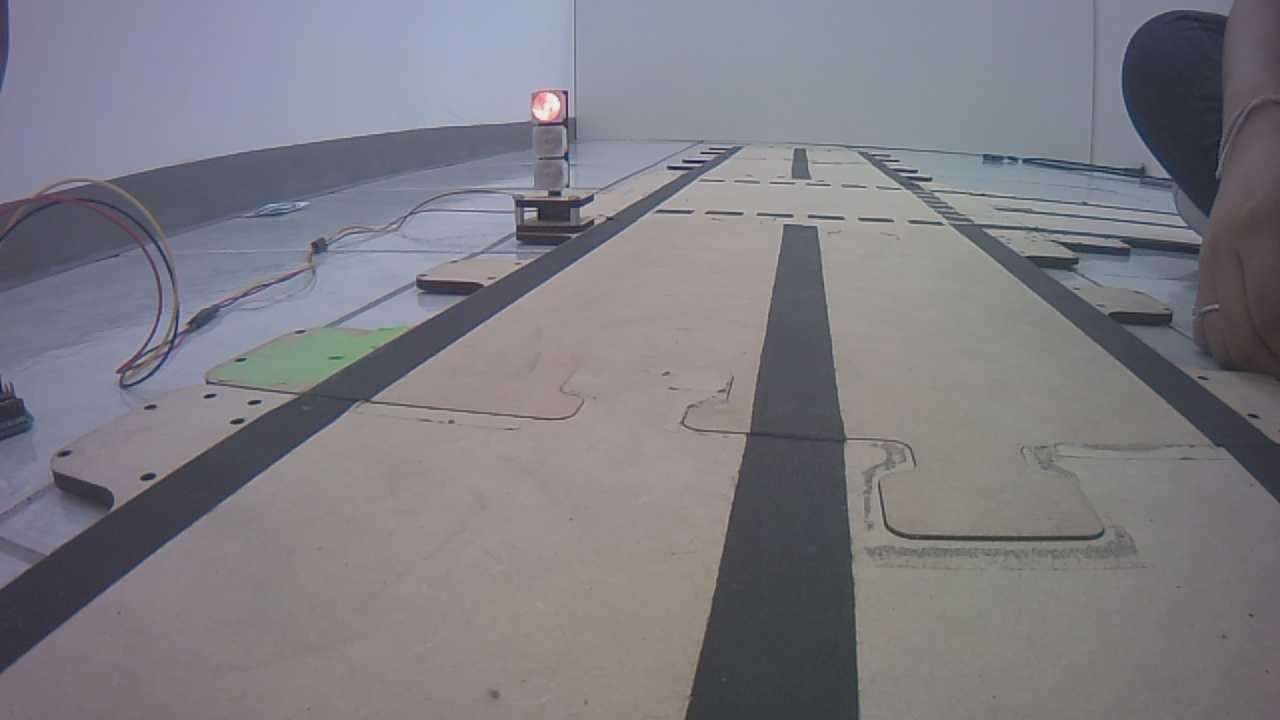
#> input picture Actividades/Batch_semaforo/Rojo/Semaforo_93.jpg, 1280 x 720 px, found by its file name
$ python tracker1.py
#> lines starting #> are read from the running program, lines starting #| are printed output that depends on the picture; after the words box and inside, x2 and y2 are one past the last pixel; in counts of white or black regions, pixels touching at a corner belong together
from djitellopy import Tello
import cv2
import numpy as np

#HSV initial values, remember its a cilinder scale
#HSV es util para el machine vision por la escala y comportamiento
#H -> 180 = 360°
#S -> 255 = max
#V -> 255 = max

#Para la busqueda de colores lo mejor para usar son los rangos ya que varian mucho
#en los colores

#H_min , H_max = 0 , 180
#S_min , S_max = 0 , 255
#V_min , V_max = 0 , 255

#Conectar al dron: 'TELLO-F100BB'
#drone = Tello() #General el objeto
#drone.connect()

H_min , H_max = 0 , 255
S_min , S_max = 0 , 255
V_min , V_max = 0 , 255

init_Hmin , init_Hmax = 0 , 255
init_Smin , init_Smax = 0 , 255
init_Vmin , init_Vmax = 0 , 255
area_min = 50

#TrackBars Window
cv2.namedWindow('TrackBars')
cv2.resizeWindow('TrackBars' , 500 , 500)

def trackbar_cb(): pass

initial_speed = 20
speed = 0
cv2.createTrackbar('Speed' , 'TrackBars' , 0 , 100 , trackbar_cb) #Crear trackbar
cv2.createTrackbar('H_min' , 'TrackBars' , 0 , 180 , trackbar_cb)
cv2.createTrackbar('H_max' , 'TrackBars' , 0 , 180 , trackbar_cb)
cv2.createTrackbar('S_min' , 'TrackBars' , 0 , 255 , trackbar_cb)
cv2.createTrackbar('S_max' , 'TrackBars' , 0 , 255 , trackbar_cb)
cv2.createTrackbar('V_min' , 'TrackBars' , 0 , 255 , trackbar_cb)
cv2.createTrackbar('V_max' , 'TrackBars' , 0 , 255 , trackbar_cb)

cv2.setTrackbarPos('H_min' , 'TrackBars' , init_Hmin)
cv2.setTrackbarPos('H_max' , 'TrackBars' , init_Hmax)
cv2.setTrackbarPos('S_min' , 'TrackBars' , init_Smin)
cv2.setTrackbarPos('S_max' , 'TrackBars' , init_Smax)
cv2.setTrackbarPos('V_min' , 'TrackBars' , init_Vmin)
cv2.setTrackbarPos('V_max' , 'TrackBars' , init_Vmax)
cv2.setTrackbarPos('Speed' , 'TrackBars' , initial_speed)

def getContours(img ,img_tracking):
    #Con esta funcion obtenemos el contorno del objeto, la posicion del centro y el area
    global cx , cy , area
    contours , hierarchy = cv2.findContours (img , cv2.RETR_EXTERNAL , cv2.CHAIN_APPROX_SIMPLE)
    for cnt in contours:
        area = cv2.contourArea(cnt) #Encontramos el area
        print(area)
        if area > area_min:
            #En base a la imagen aproximamos la posicion del centro
            per = cv2.arcLength(cnt , True)
            aprox = cv2.approxPolyDP(cnt , 0.02* per , True)
            x , y , w ,h = cv2.boundingRect(aprox)
            cx = int(x + w/2) #Vertical del objeto
            cy = int(y + h/2) #Horizontal del centro

            #mostar informacion
            cv2.drawContours(img_tracking , cnt , -1 , (255 , 0 , 255) , 2)
            cv2.putText(img_tracking, 'cx', (20, 50), cv2.FONT_HERSHEY_TRIPLEX, 1, (0, 255, 0),3)
            cv2.putText(img_tracking, str(cx), (80, 50), cv2.FONT_HERSHEY_TRIPLEX, 1, (0, 255, 0),3)
            cv2.putText(img_tracking, 'cy', (20, 100), cv2.FONT_HERSHEY_TRIPLEX, 1, (0, 255, 0),3)
            cv2.putText(img_tracking, str(cy), (80, 100), cv2.FONT_HERSHEY_TRIPLEX, 1, (0, 255, 0),3)
            cv2.putText(img_tracking, 'Area', (20, 150), cv2.FONT_HERSHEY_TRIPLEX, 1, (0, 255, 0),3)
            cv2.putText(img_tracking, str(area), (80, 150), cv2.FONT_HERSHEY_TRIPLEX, 1, (0, 255, 0),3)

			#Control de movimiento
            print("Pos X: %i Pos Y: %i" % (cx ,cy))
        else:
            print("Objeto pequeño o parametros erroneos")

			#Trazar una linea media


def main():
    #Inicia su recorrido con la bandera y un despegue
    print("Main Program")
    #drone.takeoff()
    flag = False
    while True:
        #Dentro del ciclo enviamos informacion al dron respecto a sus movimientos y obtenemos los frames
        #drone.send_rc_control(drone.left_right_velocity, drone.for_back_velocity, drone.up_down_velocity, drone.yaw_velocity)
        #ret, img = capture.read()
        img = cv2.imread('/home/alexcarri/catkin_ws/src/actividades/Mod4/Rojo/Semaforo_93.jpg')
#> img is the input picture: shape (720, 1280, 3); mean B, G, R 129.7, 124, 124.8
        #frame_read = drone.get_frame_read()
        #img = frame_read.frame
        img = cv2.resize(img ,(500 , 500))
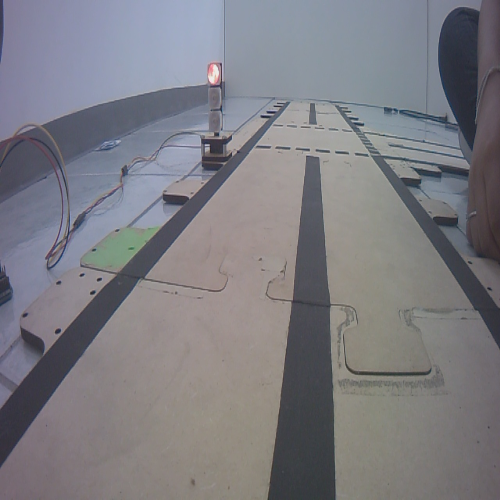
#> img: shape (500, 500, 3); mean B, G, R 129.6, 123.9, 124.7
        #Girar la imagen
        img = cv2.flip(img , 1)#flip horizontal
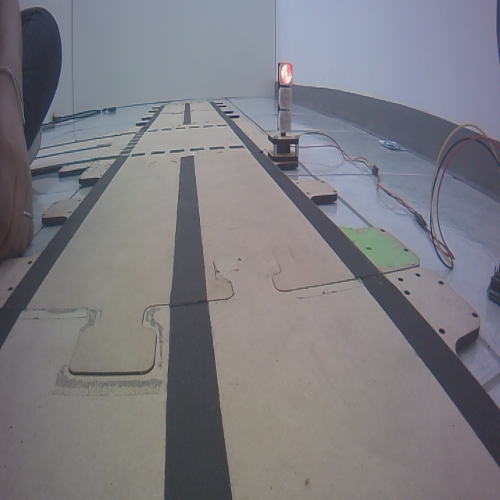
#> img: shape (500, 500, 3); mean B, G, R 129.6, 123.9, 124.7
        img_tracking = img.copy()

        #Cambiar escala de colores
        hsv_img = cv2.cvtColor(img , cv2.COLOR_BGR2HSV)
#> hsv_img: shape (500, 500, 3); mean H, S, V 83.9, 29.3, 134.5

        #Trackbars del filtro HSV
        H_min = cv2.getTrackbarPos('H_min' , 'TrackBars')
        H_max = cv2.getTrackbarPos('H_max' , 'TrackBars')
        S_min = cv2.getTrackbarPos('S_min' , 'TrackBars')
        S_max = cv2.getTrackbarPos('S_max' , 'TrackBars')
        V_min = cv2.getTrackbarPos('V_min' , 'TrackBars')
        V_max = cv2.getTrackbarPos('V_max' , 'TrackBars')

        hsv_min = np.array([H_min , S_min , V_min])
        hsv_max = np.array([H_max , S_max , V_max])

        hsv_min1 = np.array([171 , 34 , 149])
        hsv_max1 = np.array([180 , 255 , 255])

        mask = cv2.inRange(hsv_img , hsv_min , hsv_max)
#> mask: shape (500, 500); every value is 255
        contours , _ = cv2.findContours (mask , cv2.RETR_EXTERNAL , cv2.CHAIN_APPROX_SIMPLE)
#> contours = [[[0, 0], [0, 499], [499, 499], [499, 0]]]
        cv2.drawContours(img , contours , -1 , (0 , 255 , 0) , 2)
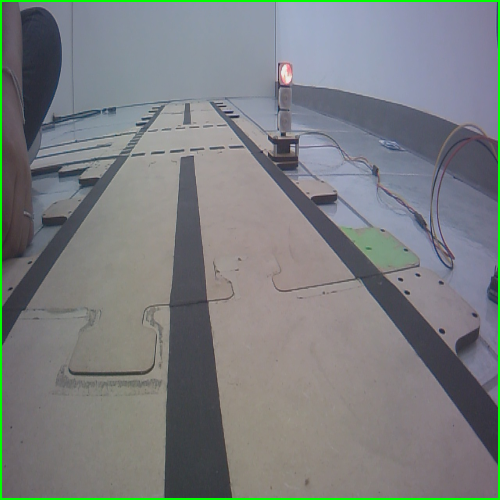
#> img: shape (500, 500, 3); 1.59% of pixels changed, all inside (x1, y1, x2, y2) = (0, 0, 500, 500)

        mask1 = cv2.inRange(hsv_img , hsv_min1 , hsv_max1)
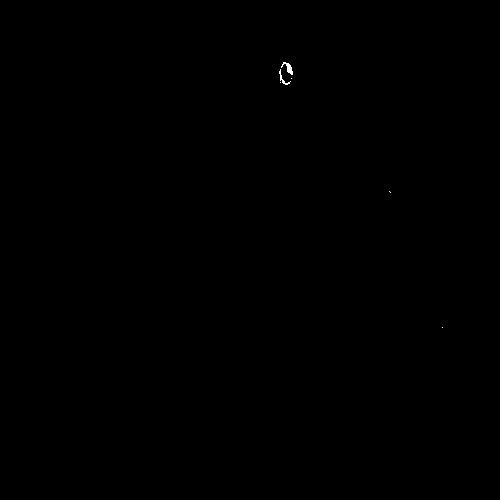
#> mask1: shape (500, 500); 0.04% white; 6 white regions (4 under 20 px)
        contours1 , _ = cv2.findContours (mask1 , cv2.RETR_EXTERNAL , cv2.CHAIN_APPROX_SIMPLE)
#> contours1 = 6 contours, 5 with area under 20; largest, box (x1, y1, x2, y2) and area: (281, 62, 293, 75) 44
        cv2.drawContours(img , contours1 , -1 , (0 , 255 , 0) , 2)
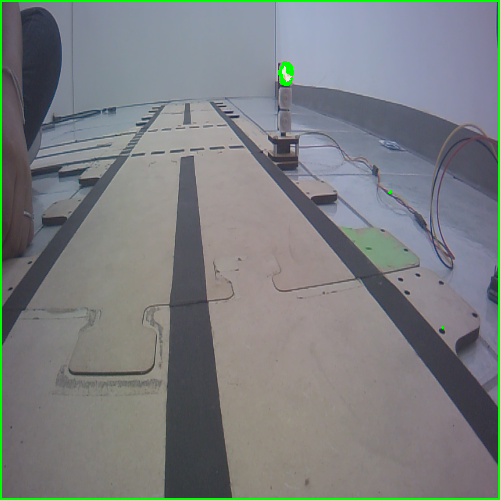
#> img: shape (500, 500, 3); 0.1% of pixels changed, all inside (x1, y1, x2, y2) = (278, 61, 444, 329)

        #resultMask = cv2.add(mask , mask1)
        inverse = cv2.bitwise_not(mask)
#> inverse: shape (500, 500); every value is 0
        resultMask = cv2.add(mask , mask1)

        mask1 = cv2.bitwise_and(img , img , mask = mask1)
#> mask1: shape (500, 500, 3)


        imgGray = cv2.cvtColor(mask1 , cv2.COLOR_BGR2GRAY)
        #getContours (imgGray , img)

        cv2.imshow("Frame" , img)
        cv2.imshow("Mask" , resultMask)


        # [13 lines of commented-out code are left out]

        if cv2.waitKey(1) & 0xFF == ord('t'): #Bandera para iniciar el tracking
#> (key Esc is pressed here)
            flag = True

        if flag:
            if cx < 250:#Movimiento en sentido del reloj en base a la ubicacion horizontal
                #drone.yaw_velocity = speed
                cv2.putText(img_tracking, 'Rotating CW', (20, 400), cv2.FONT_HERSHEY_TRIPLEX, 1, (0, 255, 0),3)

            elif cx > 250: #Movimiento contra reloj en base a la ubicacion horizontal
                #drone.yaw_velocity = -speed
                cv2.putText(img_tracking, 'Rotating CCW', (20, 400), cv2.FONT_HERSHEY_TRIPLEX, 1, (0, 255, 0),3)

        #Terminar el programa
        if cv2.waitKey(1) & 0xFF == ord('l'):
#> (key Esc is pressed here)
            flag = False
            #drone.land()
            print('Landing')
            cv2.destroyAllWindows()
            break

try:
    main()

except KeyboardInterrupt:
    print('KeyboardInterrupt exception is caught')
    #drone.land()
    print ('LANDING')
    #drone.streamoff()
    cv2.destroyAllWindows()

else:
    print('No exeptions are caught')

$ run again, with Actividades/Batch_semaforo/Rojo/Semaforo_15.jpg copied over Actividades/Batch_semaforo/Rojo/Semaforo_93.jpg
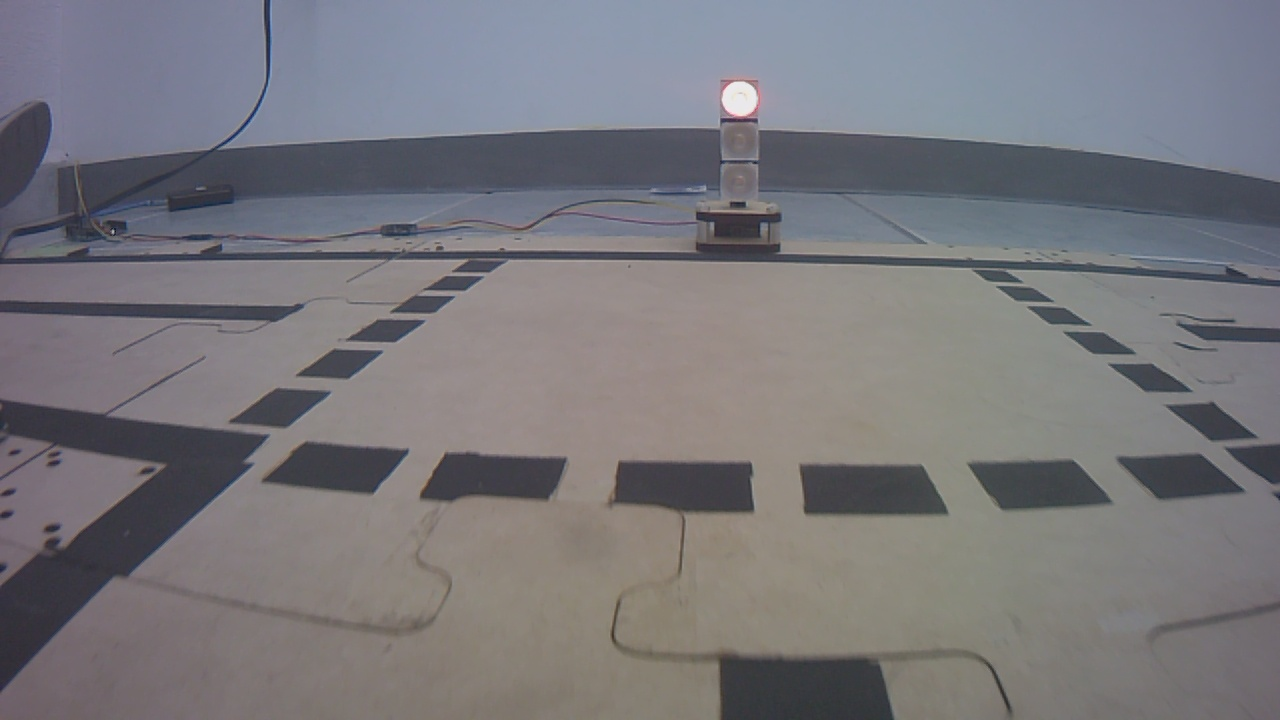
#> input picture Actividades/Batch_semaforo/Rojo/Semaforo_15.jpg, 1280 x 720 px, found by its file name
#> in main, img is the input picture: shape (720, 1280, 3); mean B, G, R 123.5, 118.9, 120.1
#> hsv_img: shape (500, 500, 3); mean H, S, V 82, 30.3, 129
#> mask: shape (500, 500); every value is 255
#> contours = [[[0, 0], [0, 499], [499, 499], [499, 0]]]
#> in main, `cv2.drawContours(img , contours , -1 , (0 , 255 , 0) , 2)`:
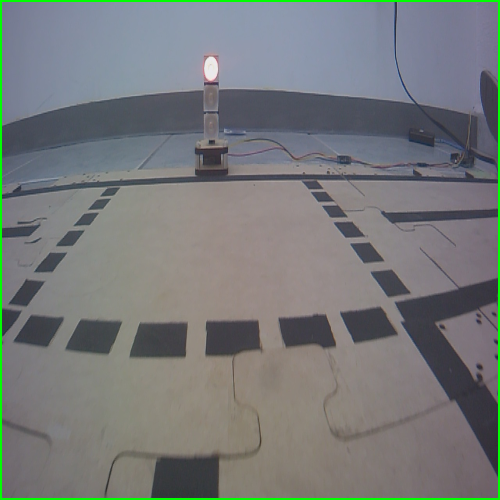
#> img: shape (500, 500, 3); mean B, G, R 121.5, 121.1, 118.3
#> contours1 = 2 contours, 1 with area under 20; largest, box (x1, y1, x2, y2) and area: (203, 53, 218, 82) 40
#> in main, `cv2.drawContours(img , contours1 , -1 , (0 , 255 , 0) , 2)`:
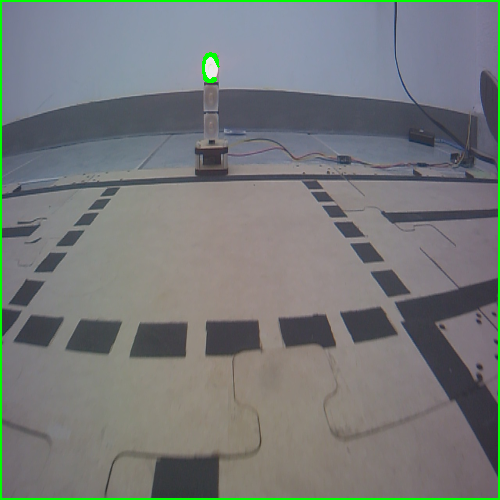
#> img: shape (500, 500, 3); 0.09% of pixels changed, all inside (x1, y1, x2, y2) = (202, 52, 220, 83)
#> inverse: shape (500, 500); every value is 0
#> imgGray: shape (500, 500); values 0 (black) and 150 (white), 0.04% white in thin lines or dots, all inside (x1, y1, x2, y2) = (203, 53, 219, 82)

$ run again, with Actividades/Batch_semaforo/Rojo/Semaforo_167.jpg copied over Actividades/Batch_semaforo/Rojo/Semaforo_93.jpg
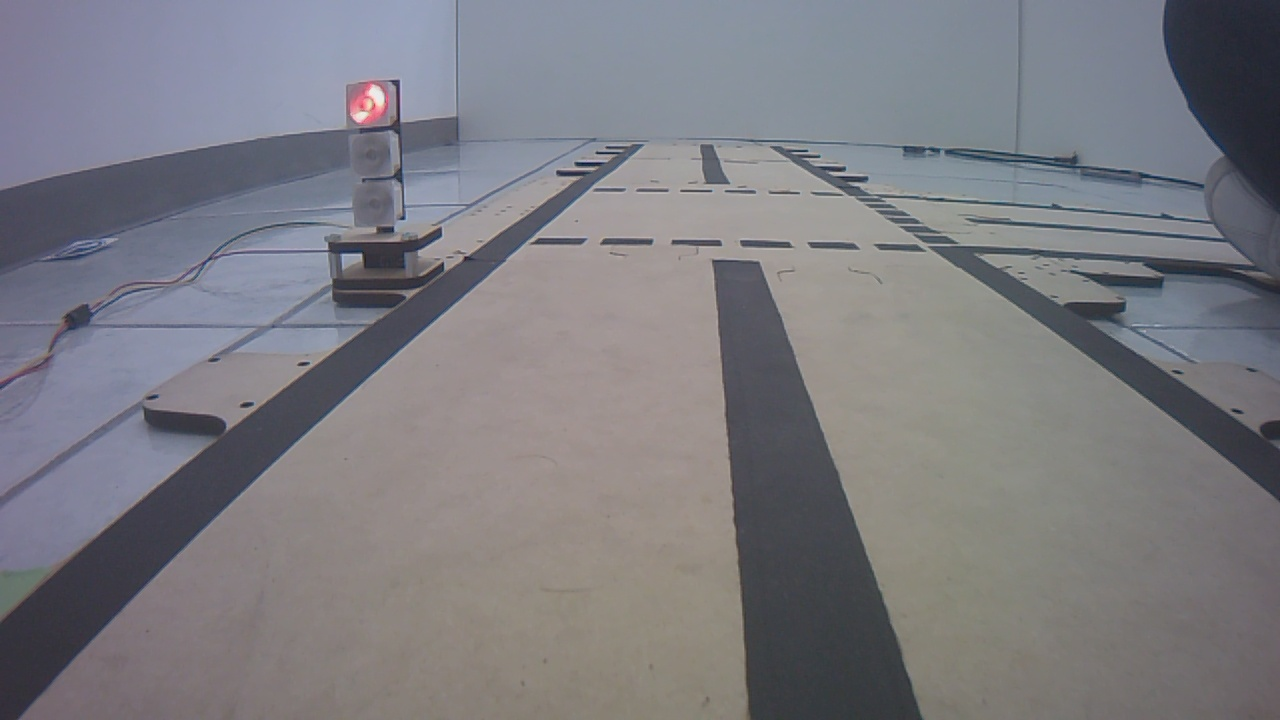
#> input picture Actividades/Batch_semaforo/Rojo/Semaforo_167.jpg, 1280 x 720 px, found by its file name
#> in main, img is the input picture: shape (720, 1280, 3); mean B, G, R 128.7, 123.2, 123.8
#> hsv_img: shape (500, 500, 3); mean H, S, V 80.9, 29.7, 133.6
#> mask: shape (500, 500); every value is 255
#> contours = [[[0, 0], [0, 499], [499, 499], [499, 0]]]
#> in main, `cv2.drawContours(img , contours , -1 , (0 , 255 , 0) , 2)`:
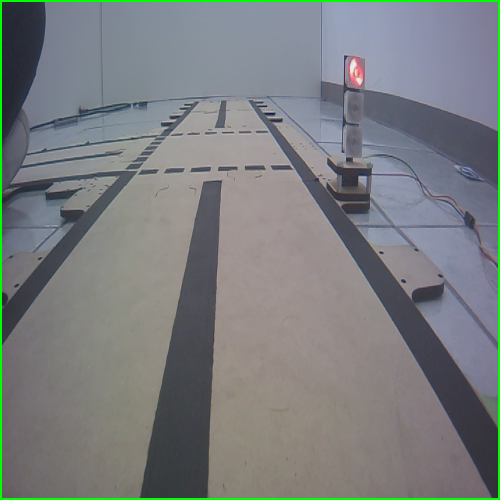
#> img: shape (500, 500, 3); mean B, G, R 126.8, 125.5, 122.1
#> contours1 = 1 contour; box (x1, y1, x2, y2) and area: (348, 56, 364, 87) 312
#> in main, `cv2.drawContours(img , contours1 , -1 , (0 , 255 , 0) , 2)`:
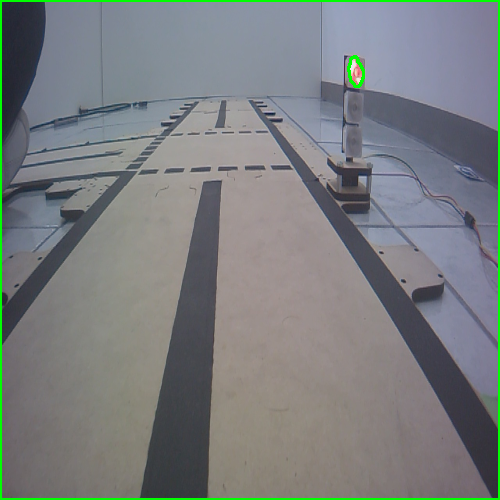
#> img: shape (500, 500, 3); 0.1% of pixels changed, all inside (x1, y1, x2, y2) = (347, 55, 365, 88)
#> inverse: shape (500, 500); every value is 0
